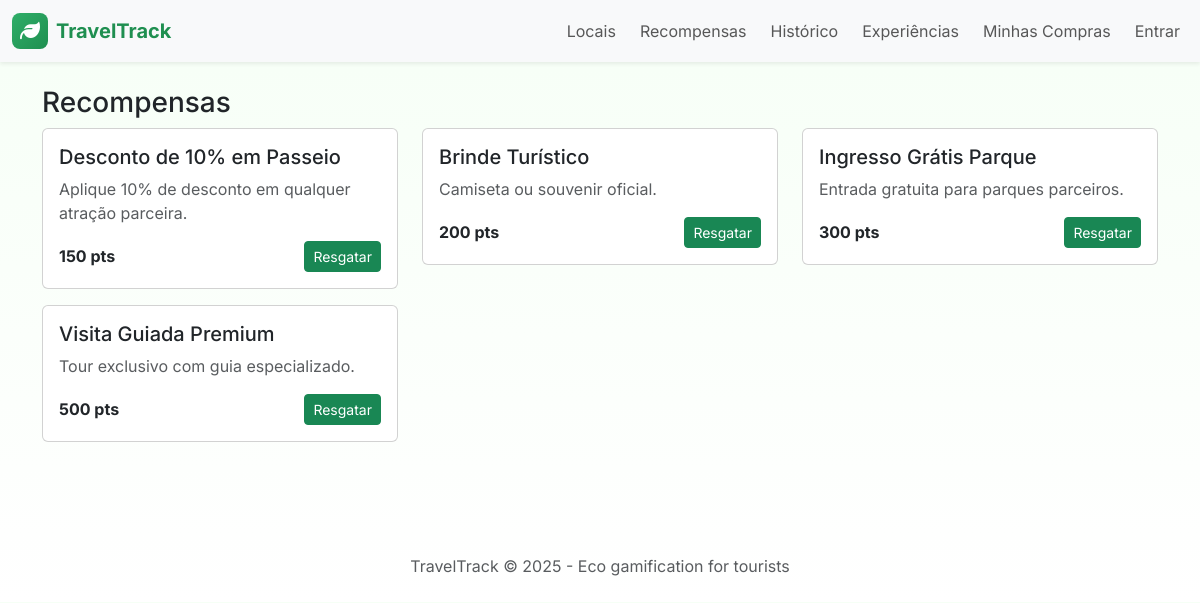
Page /index.php?page=rewards on the committed database.
### tables this page shows
CREATE TABLE recompensa (
    id_recompensa SERIAL PRIMARY KEY,
    titulo VARCHAR(150) NOT NULL,
    descricao TEXT,
    custo_pontos INT NOT NULL
);

### controllers/BaseController.php (called while the page is built)
<?php
class BaseController
{
    protected function view($file, $data = [])
    {
        extract($data);
        include VIEW_PATH . '/' . $file;
    }
}

### controllers/RewardController.php (called while the page is built, shortened)
<?php
class RewardController extends BaseController
{
    public function index()
    {
        $rewards = (new RewardModel())->all();
        $user = null;
        $this->view('user/rewards.php', ['rewards' => $rewards, 'user' => $user]);
    }
}

### config/autoload.php (called while the page is built, shortened)
<?php
require_once __DIR__ . '/database.php';
spl_autoload_register(function ($class) {
    $paths = [CONTROLLER_PATH, MODEL_PATH];
    foreach ($paths as $p) {
        $file = $p . '/' . $class . '.php';
        if (file_exists($file)) {
            return;
        }
    }
});
?>

### config/database.php (called while the page is built)
<?php
class Database
{
    private $host = "localhost";
    private $port = "3306";
    private $dbName = "traveltrack";
    private $user = "root";
    private $password = "";
    public function conectar()
    {
        $url = "mysql:host=$this->host;port=$this->port;dbname=$this->dbName;charset=utf8mb4";
        try {
            $conn = new PDO($url, $this->user, $this->password, [
                PDO::ATTR_ERRMODE => PDO::ERRMODE_EXCEPTION,
                PDO::ATTR_DEFAULT_FETCH_MODE => PDO::FETCH_ASSOC,
                PDO::ATTR_EMULATE_PREPARES => false,
            ]);
            return $conn;
        } catch (PDOException $e) {
            throw new Exception('Falha ao conectar ao banco de dados: ' . $e->getMessage());
        }
    }
}
?>

### models/RewardModel.php (called while the page is built, shortened)
<?php
class RewardModel
{
    private $db;
    public function __construct()
    {
        $this->db = (new Database())->conectar();
    }
    public function all()
    {
        try {
            $stmt = $this->db->query('SELECT * FROM recompensa ORDER BY custo_pontos');
            $rows = $stmt->fetchAll(PDO::FETCH_ASSOC);
            $out = [];
            foreach ($rows as $r) {
                $out[] = [
                    'id' => $r['id_recompensa'] ?? null,
                    'name' => $r['titulo'] ?? $r['name'] ?? '',
                    'description' => $r['descricao'] ?? '',
                    'points_required' => $r['custo_pontos'] ?? 0,
                ];
            }
            return $out;
        } catch (PDOException $e) {
            return [];
        }
    }
}

### views/user/rewards.php (the view, shortened to what this page needs)
<?php include VIEW_PATH . '/_shared/header.php'; ?>
<h3>Recompensas</h3>
<div class="row">
  <?php foreach ($rewards as $r): ?>
    <div class="col-12 col-md-6 col-lg-4">
      <div class="card mb-3">
        <div class="card-body">
          <h5><?php echo $r['name']; ?></h5>
          <p class="text-muted"><?php echo $r['description']; ?></p>
          <div class="d-flex justify-content-between align-items-center">
            <div class="fw-bold"><?php echo $r['points_required']; ?> pts</div>
            <form method="post" action="index.php?page=reward&action=redeem">
              <button class="btn btn-success btn-sm">Resgatar</button>
            </form>
          </div>
        </div>
      </div>
    </div>
  <?php endforeach; ?>
</div>
<?php include VIEW_PATH . '/_shared/footer.php'; ?>

### index.php (shortened to what this page needs)
<?php
require_once __DIR__ . '/config/autoload.php';
$page = $_GET['page'] ?? 'home';
switch ($page) {
    case 'rewards':
        (new RewardController())->index();
        break;
}
?>

### views/_shared/header.php (shortened to what this page needs)
<!doctype html>
<html lang="pt-br">
<head>
  <link href="https://cdn.jsdelivr.net/npm/bootstrap@5.3.0/dist/css/bootstrap.min.css" rel="stylesheet">
  <link rel="stylesheet" href="https://cdnjs.cloudflare.com/ajax/libs/font-awesome/6.4.0/css/all.min.css">
  <link rel="stylesheet" href="public/styles.css">
</head>
<body>
<nav class="navbar navbar-expand-lg navbar-light bg-light shadow-sm">
  <div class="container-fluid">
    <a class="navbar-brand d-flex align-items-center" href="index.php?page=dashboard">
      <div class="logo-circle me-2"><i class="fas fa-leaf"></i></div>
      <span class="brand-text">TravelTrack</span>
    </a>
    <div class="collapse navbar-collapse" id="navmenu">
      <ul class="navbar-nav ms-auto" style="gap: 0.5rem;">
        <li class="nav-item"><a class="nav-link" href="index.php?page=places">Locais</a></li>
        <li class="nav-item"><a class="nav-link" href="index.php?page=rewards">Recompensas</a></li>
        <li class="nav-item"><a class="nav-link" href="index.php?page=history">Histórico</a></li>
        <li class="nav-item"><a class="nav-link" href="index.php?page=purchases">Experiências</a></li>
        <li class="nav-item"><a class="nav-link" href="index.php?page=shopping_history">Minhas Compras</a></li>
        <?php if (!empty($_SESSION['user_id'])): ?>
          <?php
            $user = (new UserModel())->findById($_SESSION['user_id']);
            if ($user['is_admin']):?>
            <li class="nav-item"><a class="nav-link" href="index.php?page=admin">Admin</a></li>
          <?php endif; ?>
          <li class="nav-item"><a class="nav-link" href="index.php?page=profile">Perfil</a></li>
          <li class="nav-item"><a class="nav-link" href="#" id="logoutBtn">Sair</a></li>
        <?php else: ?>
          <li class="nav-item"><a class="nav-link" href="index.php?page=login">Entrar</a></li>
        <?php endif; ?>
      </ul>
    </div>
  </div>
</nav>
<main class="container py-4">

### views/_shared/footer.php (shortened to what this page needs)
</main>
<footer class="mt-5 py-4 text-center text-muted">
  <div class="container">TravelTrack © <?php echo date('Y'); ?> - Eco gamification for tourists</div>
</footer>
</body>
</html>

### public/styles.css (style rules this page uses)
:root { --green:#2fae68;--green-2:#1f8f50;--muted:#6b7280 }
body { font-family:Inter,system-ui,-apple-system,Segoe UI,Roboto,'Helvetica Neue',Arial;background:linear-gradient(180deg,#f6fff6,white) }
.logo-circle { width:36px;height:36px;border-radius:8px;background:linear-gradient(135deg,var(--green),var(--green-2));display:flex;align-items:center;justify-content:center;color:#fff }
.brand-text { font-weight:700;color:var(--green-2) }
footer { background:transparent }

### rows in the picture
recompensa: titulo "Desconto de 10% em Passeio", descricao "Aplique 10% de desconto em qualquer atração parceira.", custo_pontos "150"
recompensa: titulo "Brinde Turístico", descricao "Camiseta ou souvenir oficial.", custo_pontos "200"
recompensa: titulo "Ingresso Grátis Parque", descricao "Entrada gratuita para parques parceiros.", custo_pontos "300"
recompensa: titulo "Visita Guiada Premium", descricao "Tour exclusivo com guia especializado.", custo_pontos "500"
